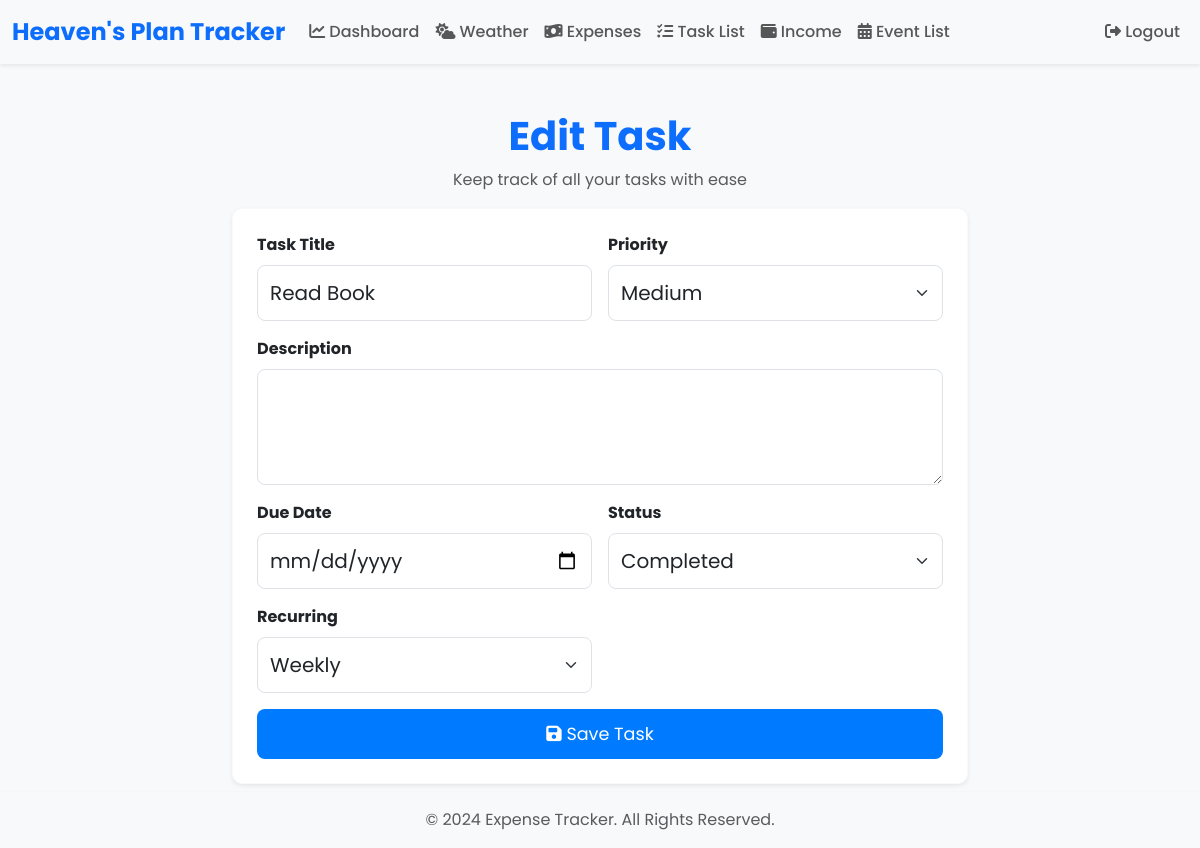
/todo/edit/26/ (signed in), run on the app's committed database.
### todo/models.py (models this page shows, shortened)
class Task(models.Model):
    PRIORITY_CHOICES = [
        ('low', 'Low'),
        ('medium', 'Medium'),
        ('high', 'High'),
    ]
    STATUS_CHOICES = [
        ('pending', 'Pending'),
        ('completed', 'Completed'),
    ]
    RECURRING_CHOICES = [
        ('none', 'None'),
        ('daily', 'Daily'),
        ('weekly', 'Weekly'),
        ('monthly', 'Monthly'),
    ]
    user = models.ForeignKey(User, on_delete=models.CASCADE)
    title = models.CharField(max_length=255)
    description = models.TextField(blank=True, null=True)
    priority = models.CharField(max_length=6, choices=PRIORITY_CHOICES, default='medium')
    due_date = models.DateField(blank=True, null=True)
    status = models.CharField(max_length=10, choices=STATUS_CHOICES, default='pending')
    recurring = models.CharField(max_length=10, choices=RECURRING_CHOICES, default='none')  # Recurring option
    order = models.IntegerField(default=0)  # Field to store the order of tasks
    completed_at = models.DateTimeField(null=True, blank=True)  # Track when the task was completed

### todo/views.py (the view)
# urls.py: path('edit/<int:task_id>/', views.task_edit, name='task_edit'),  # Task editing view
@login_required
def task_edit(request, task_id):
    task = get_object_or_404(Task, id=task_id)
    if request.method == 'POST':
        form = TaskForm(request.POST, instance=task)
        if form.is_valid():
            form.save()
            messages.success(request, "Task updated successfully!")
            return redirect('task_list')
    else:
        form = TaskForm(instance=task)
    return render(request, 'todo/task_form.html', {'form': form})

### todo/forms.py (shortened to what this page needs)
class TaskForm(forms.ModelForm):
    add_to_calendar = forms.BooleanField(required=False, label='Add to Calendar')
    class Meta:
        model = Task
        fields = ['title', 'description', 'priority', 'due_date', 'status', 'recurring', 'add_to_calendar']
        widgets = {
            'title': forms.TextInput(attrs={'class': 'form-control'}),
            'description': forms.Textarea(attrs={'class': 'form-control', 'rows': 3}),
            'priority': forms.Select(attrs={'class': 'form-select'}),
            'due_date': forms.DateInput(attrs={'type': 'date', 'class': 'form-control datepicker'}),
            'status': forms.Select(attrs={'class': 'form-select'}),
            'recurring': forms.Select(attrs={'class': 'form-select'}),
        }

### todo/templatetags/form_tags.py (called while the page is built)
@register.filter(name='add_class')
def add_class(field, css_class):
    return field.as_widget(attrs={'class': css_class})

### templates/todo/task_form.html (shortened to what this page needs)
{% extends 'base.html' %}
{% block content %}
{% load form_tags %}
<div class="container mt-5">
    <div class="row">
        <div class="col-12 text-center">
            <h2 class="display-6 text-primary fw-bold">{% if form.instance.pk %}Edit Task{% else %}Create a New Task{% endif %}</h2>
            <p class="text-muted">Keep track of all your tasks with ease</p>
        </div>
    </div>
    <div class="row justify-content-center">
        <div class="col-lg-8 col-md-10 col-sm-12">
            <div class="card shadow-sm p-4 border-light">
                <form method="post" class="row g-3">
                    <div class="col-md-6">
                        <label for="title" class="form-label fw-bold">Task Title</label>
                        {{ form.title|add_class:"form-control form-control-lg" }}
                    </div>
                    <div class="col-md-6">
                        <label for="priority" class="form-label fw-bold">Priority</label>
                        {{ form.priority|add_class:"form-select form-select-lg" }}
                    </div>
                    <div class="col-md-12">
                        <label for="description" class="form-label fw-bold">Description</label>
                        {{ form.description|add_class:"form-control form-control-lg" }}
                    </div>
                    <div class="col-md-6">
                        <label for="due_date" class="form-label fw-bold">Due Date</label>
                        {{ form.due_date|add_class:"form-control datepicker form-control-lg" }}
                    </div>
                    <div class="col-md-6">
                        <label for="status" class="form-label fw-bold">Status</label>
                        {{ form.status|add_class:"form-select form-select-lg" }}
                    </div>
                    <div class="col-md-6">
                        <label for="recurring" class="form-label fw-bold">Recurring</label>
                        {{ form.recurring|add_class:"form-select form-select-lg" }}
                    </div>
                    <div class="col-12 d-grid">
                        <button type="submit" class="btn btn-primary btn-lg w-100">
                            <i class="fas fa-save"></i> Save Task
                        </button>
                    </div>
                </form>
            </div>
        </div>
    </div>
</div>
{% endblock %}

### static/css/style.css (style rules this page uses)
body { font-family: 'Poppins', sans-serif; background-color: #f8f9fa; color: #343a40; margin: 0; padding: 0; box-sizing: border-box; }
.btn-primary { border: none; transition: background-color 0.3s ease; }

### templates/todo/task_form.html (style rules this page uses)
.card { border-radius: 10px; border: 1px solid #e0e0e0; padding: 20px; box-shadow: 0 4px 12px rgba(0, 0, 0, 0.1); }
label { font-family: 'Poppins', sans-serif; font-size: 1rem; }
.form-control, .form-select { border-radius: 8px; padding: 12px; }
.btn-lg { padding: 12px; font-size: 1.1rem; }
.btn-primary { background-color: #007bff; border-color: #007bff; }

### data on the page
Task: title "Read Book", priority "Medium", status "Completed", recurring "Weekly"
